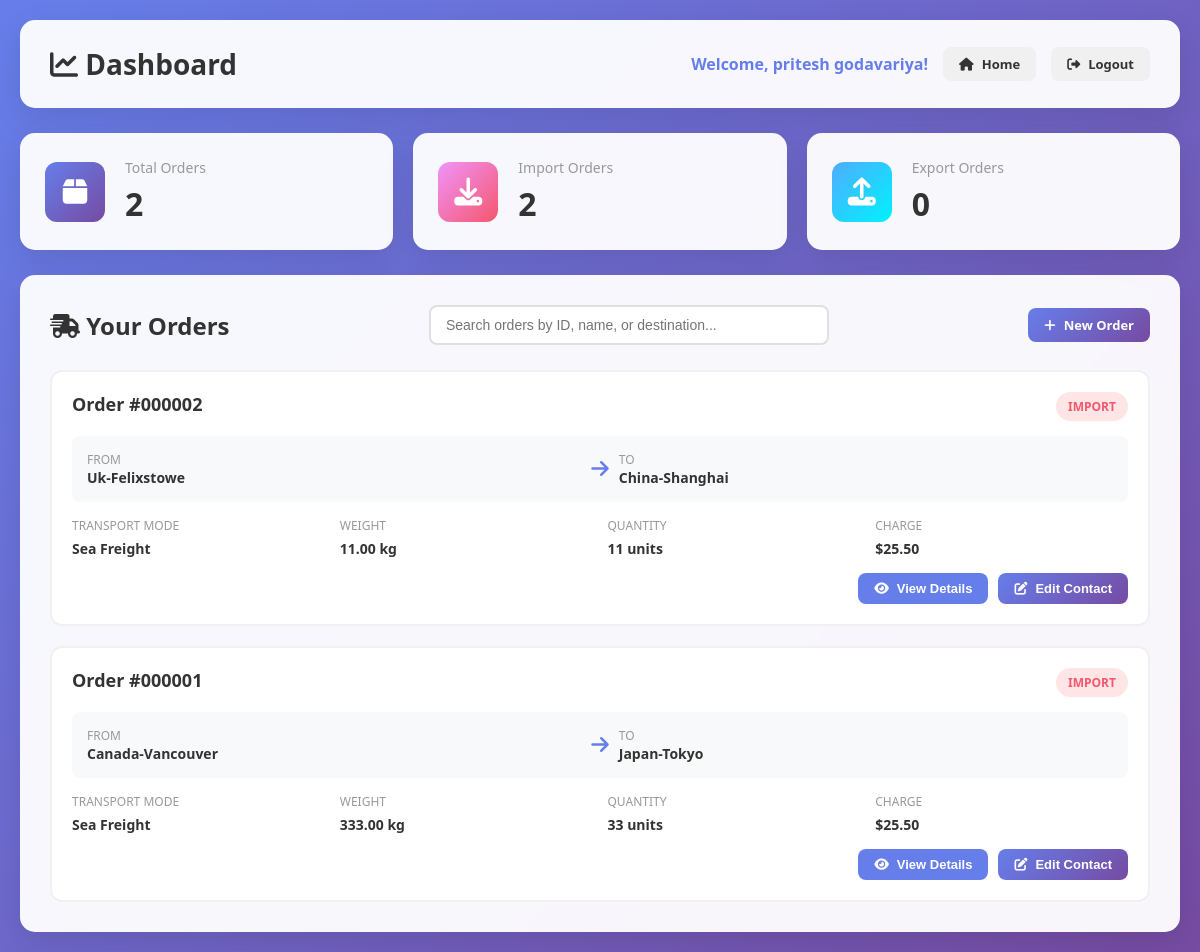
Screenshot of /Pages/Dashboard.php (signed in) with the database file from the repository.
### tables this page shows
CREATE TABLE `shipment_details` (
  `ID` int(11) NOT NULL,
  `Full_Name` varchar(100) NOT NULL,
  `Company_Name` varchar(100) DEFAULT NULL,
  `Email` varchar(100) NOT NULL,
  `Phone` varchar(30) NOT NULL,
  `Shipment_Type` enum('import','export') NOT NULL,
  `Transport_Mode` enum('Sea Freight','Air Freight','Road Transport') NOT NULL,
  `Origin_Country` varchar(100) NOT NULL,
  `Origin_Port` varchar(100) NOT NULL,
  `Dest_Country` varchar(100) NOT NULL,
  `Dest_Port` varchar(100) NOT NULL,
  `Product_Description` varchar(255) NOT NULL,
  `HS_Code` varchar(20) DEFAULT NULL,
  `Weight` decimal(10,2) NOT NULL,
  `Quantity` int(11) NOT NULL,
  `Dimensions` varchar(50) DEFAULT NULL,
  `Instructions` text DEFAULT NULL,
  `Shipment_Charge` decimal(10,2) DEFAULT 0.00,
  `Shipment_Time` date DEFAULT NULL,
  `User_ID` int(11) DEFAULT NULL
);

### Pages/Dashboard.php (the view, shortened to what this page needs)
<?php
require_once 'DB/connetction.php';
$user_id = $_SESSION['admin_id'];
$sql = "SELECT * FROM shipment_details WHERE User_ID = ? ORDER BY ID DESC";
$stmt = mysqli_prepare($conn, $sql);
mysqli_stmt_bind_param($stmt, "i", $user_id);
mysqli_stmt_execute($stmt);
$result = mysqli_stmt_get_result($stmt);
$orders = mysqli_fetch_all($result, MYSQLI_ASSOC);
?>
<!DOCTYPE html>
<html lang="en">
<head>
    <link rel="stylesheet" href="https://cdnjs.cloudflare.com/ajax/libs/font-awesome/6.4.0/css/all.min.css">
    <link rel="stylesheet" href="CSS/dashboard.css">
</head>
<body>
    <div class="dashboard-container">
        <div class="dashboard-header">
            <h1><i class="fas fa-chart-line"></i> Dashboard</h1>
            <div class="user-info">
                <span class="user-name">Welcome, <?php echo htmlspecialchars($_SESSION['admin_username']); ?>!</span>
                <a href="/Darsh/Client/Home" class="btn btn-secondary btn-small">
                    <i class="fas fa-home"></i> Home
                </a>
                <a href="/Darsh/Client/Logout" class="btn btn-secondary btn-small">
                    <i class="fas fa-sign-out-alt"></i> Logout
                </a>
            </div>
        </div>
        <div class="stats-grid">
            <div class="stat-card">
                <div class="stat-icon total">
                    <i class="fas fa-box"></i>
                </div>
                <div class="stat-info">
                    <h3>Total Orders</h3>
                    <p><?php echo count($orders); ?></p>
                </div>
            </div>
            <div class="stat-card">
                <div class="stat-icon import">
                    <i class="fas fa-download"></i>
                </div>
                <div class="stat-info">
                    <h3>Import Orders</h3>
                    <p><?php echo count(array_filter($orders, function($o) { return $o['Shipment_Type'] === 'import'; })); ?></p>
                </div>
            </div>
            <div class="stat-card">
                <div class="stat-icon export">
                    <i class="fas fa-upload"></i>
                </div>
                <div class="stat-info">
                    <h3>Export Orders</h3>
                    <p><?php echo count(array_filter($orders, function($o) { return $o['Shipment_Type'] === 'export'; })); ?></p>
                </div>
            </div>
        </div>
        <div class="orders-section">
            <div class="orders-header">
                <h2><i class="fas fa-shipping-fast"></i> Your Orders</h2>
                <div class="search-box">
                    <input type="text" id="searchInput" placeholder="Search orders by ID, name, or destination...">
                </div>
                <a href="/Darsh/Client/Service" class="btn btn-primary btn-small">
                    <i class="fas fa-plus"></i> New Order
                </a>
            </div>
            <div class="orders-grid" id="ordersGrid">
                <?php if (empty($orders)): ?>
                    <div class="empty-state">
                        <i class="fas fa-box-open"></i>
                        <h3>No Orders Yet</h3>
                        <p>You haven't placed any orders yet. Start by creating your first shipment!</p>
                        <a href="/Darsh/Client/Service?type=Sea Freight" class="btn btn-primary">
                            <i class="fas fa-plus"></i> Create First Order
                        </a>
                    </div>
                <?php else: ?>
                    <?php foreach ($orders as $order): ?>
                        <div class="order-card" data-order-id="<?php echo $order['ID']; ?>">
                            <div class="order-header">
                                <div class="order-id">Order #<?php echo str_pad($order['ID'], 6, '0', STR_PAD_LEFT); ?></div>
                                <span class="order-badge badge-<?php echo $order['Shipment_Type']; ?>">
                                    <?php echo strtoupper($order['Shipment_Type']); ?>
                                </span>
                            </div>
                            <div class="order-route">
                                <div class="route-point">
                                    <div class="detail-label">From</div>
                                    <div class="detail-value"><?php echo htmlspecialchars($order['Origin_Port']); ?></div>
                                </div>
                                <i class="fas fa-arrow-right route-arrow"></i>
                                <div class="route-point">
                                    <div class="detail-label">To</div>
                                    <div class="detail-value"><?php echo htmlspecialchars($order['Dest_Port']); ?></div>
                                </div>
                            </div>
                            <div class="order-details">
                                <div class="detail-item">
                                    <span class="detail-label">Transport Mode</span>
                                    <span class="detail-value"><?php echo htmlspecialchars($order['Transport_Mode']); ?></span>
                                </div>
                                <div class="detail-item">
                                    <span class="detail-label">Weight</span>
                                    <span class="detail-value"><?php echo number_format($order['Weight'], 2); ?> kg</span>
                                </div>
                                <div class="detail-item">
                                    <span class="detail-label">Quantity</span>
                                    <span class="detail-value"><?php echo $order['Quantity']; ?> units</span>
                                </div>
                                <div class="detail-item">
                                    <span class="detail-label">Charge</span>
                                    <span class="detail-value">$<?php echo number_format($order['Shipment_Charge'], 2); ?></span>
                                </div>
                            </div>
                            <div class="order-actions">
                                <button class="btn btn-edit btn-small view-details" onclick="viewOrderDetails(<?php echo $order['ID']; ?>)">
                                    <i class="fas fa-eye"></i> View Details
                                </button>
                                <button class="btn btn-primary btn-small edit-contact" onclick="editContact(<?php echo $order['ID']; ?>)">
                                    <i class="fas fa-edit"></i> Edit Contact
                                </button>
                            </div>
                        </div>
                    <?php endforeach; ?>
                <?php endif; ?>
            </div>
        </div>
    </div>
</body>
</html>

### CSS/dashboard.css (style rules this page uses)
* { margin: 0; padding: 0; box-sizing: border-box; }
body { font-family: 'Segoe UI', Tahoma, Geneva, Verdana, sans-serif; background: linear-gradient(135deg, #667eea 0%, #764ba2 100%); min-height: 100vh; padding: 20px; }
.dashboard-container { max-width: 1400px; margin: 0 auto; }
.dashboard-header { background: rgba(255, 255, 255, 0.95); backdrop-filter: blur(10px); border-radius: 15px; padding: 25px 30px; margin-bottom: 25px; box-shadow: 0 10px 30px rgba(0, 0, 0, 0.1); display: flex; justify-content: space-between; align-items: center; flex-wrap: wrap; gap: 15px; }
.dashboard-header h1 { color: #333; font-size: 28px; font-weight: 600; }
.dashboard-header .user-info { display: flex; align-items: center; gap: 15px; }
.dashboard-header .user-name { color: #667eea; font-weight: 600; font-size: 16px; }
.btn { padding: 10px 20px; border: none; border-radius: 8px; cursor: pointer; font-size: 14px; font-weight: 600; text-decoration: none; display: inline-flex; align-items: center; gap: 8px; transition: all 0.3s ease; }
.btn-primary { background: linear-gradient(135deg, #667eea 0%, #764ba2 100%); color: white; }
.btn-secondary { background: #f0f0f0; color: #333; }
.stats-grid { display: grid; grid-template-columns: repeat(auto-fit, minmax(250px, 1fr)); gap: 20px; margin-bottom: 25px; }
.stat-card { background: rgba(255, 255, 255, 0.95); backdrop-filter: blur(10px); border-radius: 15px; padding: 25px; box-shadow: 0 10px 30px rgba(0, 0, 0, 0.1); display: flex; align-items: center; gap: 20px; }
.stat-icon { width: 60px; height: 60px; border-radius: 12px; display: flex; align-items: center; justify-content: center; font-size: 28px; color: white; }
.stat-icon.total { background: linear-gradient(135deg, #667eea 0%, #764ba2 100%); }
.stat-icon.import { background: linear-gradient(135deg, #f093fb 0%, #f5576c 100%); }
.stat-icon.export { background: linear-gradient(135deg, #4facfe 0%, #00f2fe 100%); }
.stat-info h3 { color: #999; font-size: 14px; font-weight: 500; margin-bottom: 5px; }
.stat-info p { color: #333; font-size: 32px; font-weight: 700; }
.orders-section { background: rgba(255, 255, 255, 0.95); backdrop-filter: blur(10px); border-radius: 15px; padding: 30px; box-shadow: 0 10px 30px rgba(0, 0, 0, 0.1); }
.orders-header { display: flex; justify-content: space-between; align-items: center; margin-bottom: 25px; flex-wrap: wrap; gap: 15px; }
.orders-header h2 { color: #333; font-size: 24px; font-weight: 600; }
.search-box { display: flex; gap: 10px; flex: 1; max-width: 400px; }
.search-box input { flex: 1; padding: 10px 15px; border: 2px solid #e0e0e0; border-radius: 8px; font-size: 14px; transition: all 0.3s ease; }
.orders-grid { display: grid; gap: 20px; }
.order-card { background: white; border: 2px solid #f0f0f0; border-radius: 12px; padding: 20px; transition: all 0.3s ease; cursor: pointer; }
.order-header { display: flex; justify-content: space-between; align-items: start; margin-bottom: 15px; flex-wrap: wrap; gap: 10px; }
.order-id { font-size: 18px; font-weight: 700; color: #333; }
.order-badge { padding: 6px 12px; border-radius: 20px; font-size: 12px; font-weight: 600; text-transform: uppercase; }
.badge-import { background: #ffe5e5; color: #f5576c; }
.order-details { display: grid; grid-template-columns: repeat(auto-fit, minmax(200px, 1fr)); gap: 15px; margin-bottom: 15px; }
.detail-item { display: flex; flex-direction: column; gap: 5px; }
.detail-label { color: #999; font-size: 12px; font-weight: 500; text-transform: uppercase; }
.detail-value { color: #333; font-size: 14px; font-weight: 600; }
.order-route { display: flex; align-items: center; gap: 10px; padding: 15px; background: #f8f9fa; border-radius: 8px; margin-bottom: 15px; }
.route-point { flex: 1; }
.route-arrow { color: #667eea; font-size: 20px; }
.order-actions { display: flex; gap: 10px; justify-content: flex-end; flex-wrap: wrap; }
.btn-small { padding: 8px 16px; font-size: 13px; }
.btn-edit { background: #667eea; color: white; }

### rows the page displays
shipment_details: ID "000002", Shipment_Type "IMPORT", Origin_Port "Uk-Felixstowe", Dest_Port "China-Shanghai", Transport_Mode "Sea Freight", Weight "11.00", Quantity "11", Shipment_Charge "25.50"
shipment_details: ID "000001", Shipment_Type "IMPORT", Origin_Port "Canada-Vancouver", Dest_Port "Japan-Tokyo", Transport_Mode "Sea Freight", Weight "333.00", Quantity "33", Shipment_Charge "25.50"

### other values shown
$_SESSION['admin_username'] "pritesh godavariya"
count($orders) "2"
